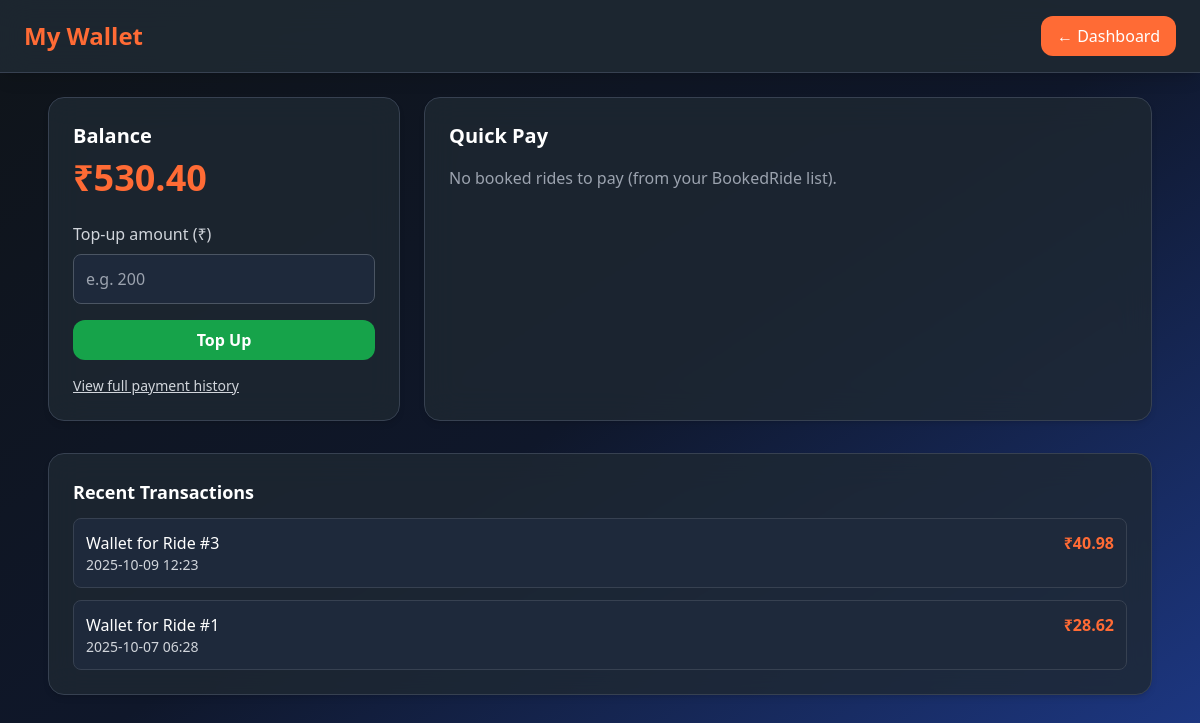
/wallet (signed in), run on an earlier commit of the app's database.
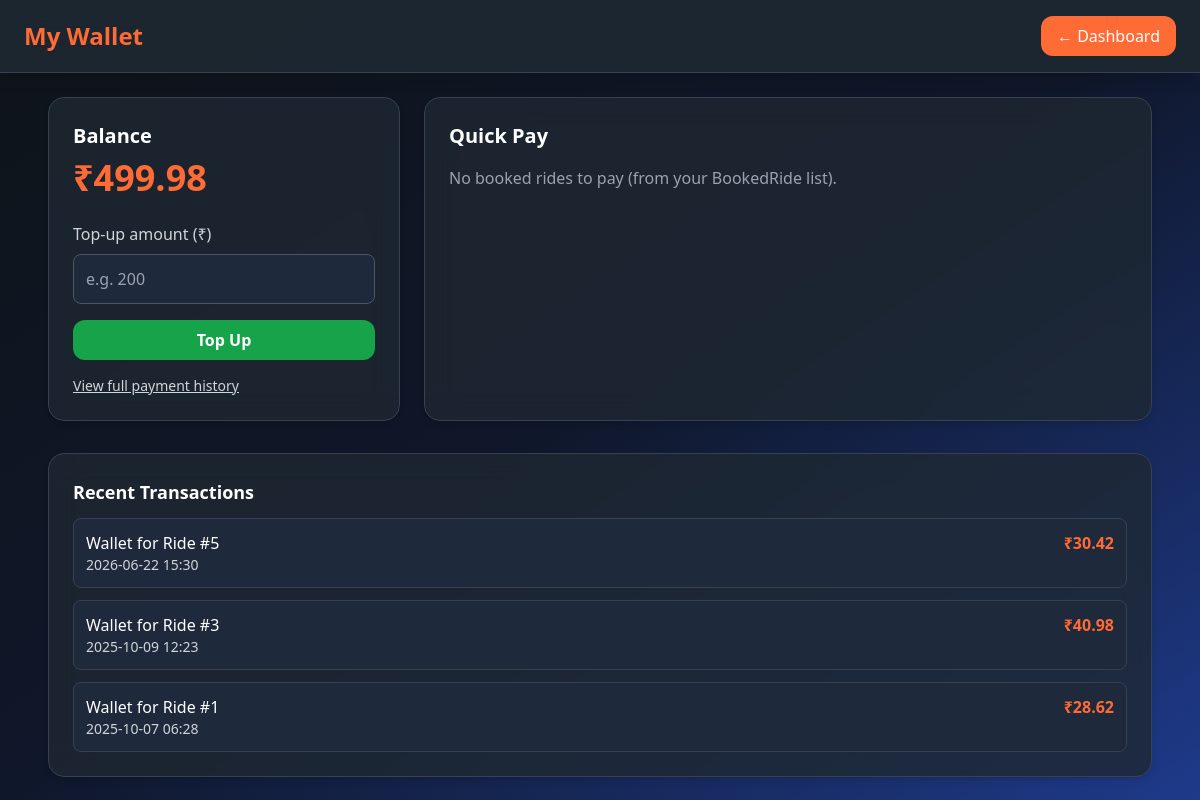
And on a later commit of the database.
### home/models.py (models this page shows, shortened)
class Wallet(models.Model):
    user = models.OneToOneField(User, on_delete=models.CASCADE)
    balance = models.FloatField(default=0)
    last_topup = models.FloatField(default=0)
    last_topup_date = models.DateTimeField(null=True, blank=True)

class Payment(models.Model):
    ride = models.ForeignKey(BookedRide, on_delete=models.CASCADE)
    user = models.ForeignKey(User, on_delete=models.CASCADE)
    amount_paid = models.FloatField()
    payment_date = models.DateTimeField(auto_now_add=True)
    payment_mode = models.CharField(max_length=50, null=True, blank=True)

class BookedRide(models.Model):
    rider = models.ForeignKey(User, on_delete=models.CASCADE, related_name="booked_rides")
    ride = models.ForeignKey(Offer_ride, on_delete=models.CASCADE, related_name="accepted_rides")
    driver = models.ForeignKey(User, on_delete=models.CASCADE, related_name="driver_rides")
    vehicle = models.ForeignKey(Vehicle, on_delete=models.SET_NULL, null=True, blank=True)
    pickup_place = models.CharField(max_length=50, null=True, blank=True)
    drop_place = models.CharField(max_length=50, null=True, blank=True)
    date = models.DateField()
    time = models.TimeField()
    ride_date = models.DateField()
    ride_time = models.TimeField()
    seats_booked = models.IntegerField(default=1)
    total_distance = models.FloatField(default=0)
    rider_distance = models.FloatField(default=0)
    total_cost = models.FloatField(default=0)
    rider_share = models.FloatField(default=0)
    driver_status = models.CharField(null=True)
    rider_status = models.CharField(null=True)
    rider_feedback = models.CharField(null=True)
    driver_feedback = models.CharField(null=True)
    cancel_reason = models.CharField(null=True)
    created_at = models.DateTimeField(auto_now_add=True)

### home/views.py (the view)
# urls.py: path("wallet", home.views.wallet_view, name="wallet"),
@login_required
def wallet_view(request):
    wallet, _ = Wallet.objects.get_or_create(user=request.user)
    due = BookedRide.objects.filter(rider=request.user, rider_status='Payment Pending')
    payments = Payment.objects.filter(user=request.user).order_by("-payment_date")[:10]
    return render(request, "wallet.html", {"wallet": wallet, "payments": payments, "due": due})

### templates/wallet.html (shortened to what this page needs)
{% load static %}
<!DOCTYPE html>
<html lang="en">
<head>
  <script src="https://cdn.tailwindcss.com"></script>
</head>
<body class="bg-gradient-to-br from-dark via-slate-900 to-blue-900 text-white min-h-screen">
  <header class="bg-card/90 backdrop-blur-lg border-b border-gray-700 p-4 shadow-lg">
    <div class="max-w-6xl mx-auto flex justify-between items-center">
      <h1 class="text-2xl font-bold text-carrot">My Wallet</h1>
      <a href="{% url 'user_home' %}" class="px-4 py-2 rounded-xl bg-carrot hover:bg-orange-600 transition">
        ← Dashboard
      </a>
    </div>
  </header>
  <main class="max-w-6xl mx-auto p-6 space-y-8">
    <div class="grid grid-cols-1 md:grid-cols-3 gap-6">
      <div class="md:col-span-1 bg-card/80 backdrop-blur-lg p-6 rounded-2xl shadow-md border border-gray-700">
        <h2 class="text-xl font-semibold text-white mb-2">Balance</h2>
        <p class="text-4xl font-bold text-carrot">₹{{ wallet.balance|floatformat:2 }}</p>
        <form action="{% url 'wallet_topup' %}" method="post" class="mt-6">
          <label class="text-gray-300">Top-up amount (₹)</label>
          <input name="topup_amount" type="number" step="0.01" required
                 class="w-full mt-2 p-3 rounded-lg bg-slate-800 border border-gray-600 text-white"
                 placeholder="e.g. 200"/>
          <button type="submit"
                  class="mt-4 w-full bg-green-600 hover:bg-green-700 py-2 rounded-xl font-semibold transition">
            Top Up
          </button>
        </form>
        <a href="{% url 'payment_history' %}" class="block mt-4 text-sm text-gray-300 underline">
          View full payment history
        </a>
      </div>
      <div class="md:col-span-2 bg-card/80 backdrop-blur-lg p-6 rounded-2xl shadow-md border border-gray-700">
        <h2 class="text-xl font-semibold text-white mb-4">Quick Pay</h2>
        {% for b in due %}
          <div class="bg-slate-800 rounded-lg p-4 mb-4 border border-gray-600 hover:border-carrot transition">
            <div class="flex justify-between items-center">
              <div>
                <p class="font-semibold">
                  Ride #{{ b.ride.id }} • {{ b.ride_date }} {{ b.ride_time }}
                </p>
                <p class="text-gray-300 text-sm">Pickup: {{ b.pickup_place }} — Drop: {{ b.drop_place }}</p>
                <p class="text-gray-300 text-sm mt-1">Your share: ₹{{ b.rider_share|floatformat:2 }}</p>
              </div>
              <div class="text-right">
                <a href="{% url 'wallet_pay' b.id %}"
                   class="inline-block bg-carrot hover:bg-orange-600 px-4 py-2 rounded-lg transition">
                  Pay
                </a>
              </div>
            </div>
          </div>
        {% empty %}
          <p class="text-gray-400">No booked rides to pay (from your BookedRide list).</p>
        {% endfor %}
      </div>
    </div>
    <section class="bg-card/80 backdrop-blur-lg p-6 rounded-2xl shadow-md border border-gray-700">
      <h3 class="text-lg font-semibold mb-3">Recent Transactions</h3>
      {% if payments %}
        <ul class="space-y-3">
          {% for p in payments %}
            <li class="flex justify-between bg-slate-800 p-3 rounded-lg border border-gray-700 hover:border-carrot transition">
              <div>
                <p class="font-medium">
                  {{ p.payment_mode }} {% if p.ride %}for Ride #{{ p.ride.id }}{% endif %}
                </p>
                <p class="text-gray-300 text-sm">{{ p.payment_date|date:"Y-m-d H:i" }}</p>
              </div>
              <div class="text-right">
                <p class="font-semibold text-carrot">₹{{ p.amount_paid|floatformat:2 }}</p>
              </div>
            </li>
          {% endfor %}
        </ul>
      {% else %}
        <p class="text-gray-400">No transactions yet.</p>
      {% endif %}
    </section>
  </main>
</body>
</html>

What changed in the data, as far as the page shows it:
changed Wallet: balance "530.40" → "499.98"
added Payment: payment_mode "Wallet", ride.id "5", payment_date "2026-06-22 15:30", amount_paid "30.42"
